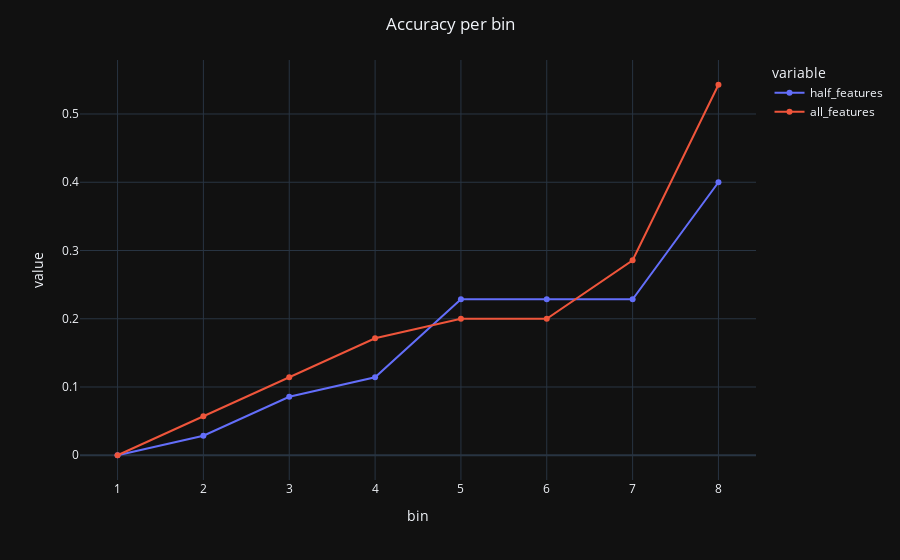

This figure's notebook cell:
### Markdown cell above
### Plotting by bin

### Code cell
bin_nums = "1 2 3 4 5 6 7 8".split()

dev_bin_avg_docs = []




# manually recorded
HALF_FEATS_ACCS = [0.0, 0.02857142857142857, 0.08571428571428572, 0.11428571428571428, 0.22857142857142856, 0.22857142857142856, 0.22857142857142856, 0.4]
ALL_FEATS_ACCS = [0.0, 0.05714285714285714, 0.11428571428571428, 0.17142857142857143, 0.2, 0.2, 0.2857142857142857, 0.5428571428571428]


 

df = pd.DataFrame.from_dict({"half_features": HALF_FEATS_ACCS,
                             "all_features" : ALL_FEATS_ACCS,
                             "bin":bin_nums})


fig = px.line(df, x="bin", y=df.columns[0:2], template="plotly_dark", markers=True,)
fig.update_layout(title_text="Accuracy per bin", title_x=0.5)

### Figure 1 — Plotly figure (JSON) as saved in the notebook; plotly's stock layout.template omitted (floating-point values rounded to 4 significant figures)
{"data": [{"hovertemplate": "variable=half_features<br>bin=%{x}<br>value=%{y}<extra></extra>", "legendgroup": "half_features", "line": {"color": "#636efa", "dash": "solid"}, "marker": {"symbol": "circle"}, "mode": "markers+lines", "name": "half_features", "orientation": "v", "showlegend": true, "type": "scatter", "x": ["1", "2", "3", "4", "5", "6", "7", "8"], "xaxis": "x", "y": [0, 0.02857, 0.08571, 0.1143, 0.2286, 0.2286, 0.2286, 0.4], "yaxis": "y"}, {"hovertemplate": "variable=all_features<br>bin=%{x}<br>value=%{y}<extra></extra>", "legendgroup": "all_features", "line": {"color": "#EF553B", "dash": "solid"}, "marker": {"symbol": "circle"}, "mode": "markers+lines", "name": "all_features", "orientation": "v", "showlegend": true, "type": "scatter", "x": ["1", "2", "3", "4", "5", "6", "7", "8"], "xaxis": "x", "y": [0, 0.05714, 0.1143, 0.1714, 0.2, 0.2, 0.2857, 0.5429], "yaxis": "y"}], "layout": {"legend": {"title": {"text": "variable"}, "tracegroupgap": 0}, "margin": {"t": 60}, "title": {"text": "Accuracy per bin", "x": 0.5}, "xaxis": {"anchor": "y", "domain": [0, 1], "title": {"text": "bin"}}, "yaxis": {"anchor": "x", "domain": [0, 1], "title": {"text": "value"}}}}
